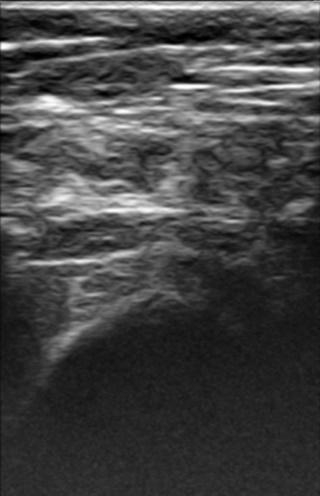
#> input picture images/3DUS_L_probe1_conf1_ds1.dcm_p107.jpg, 320 x 496 px, found by its file name; its folder holds only this picture in this run
$ python image_cropper.py
#> lines starting #> are read from the running program, lines starting #| are printed output that depends on the picture
from PIL import Image
import os.path, sys

path = "..\\..\\Data\\Images\\"
save_path = "..\\..\\Data\\Images_set_resized\\"
dirs = os.listdir(path)
DIM = 256
def crop():
    for item in dirs:
        f, e = os.path.splitext(item)
        if e == '.jpg':
            fullpath = os.path.join(path,item)         #corrected
            if os.path.isfile(fullpath):
                im = Image.open(fullpath)
#> im is the input picture: PIL image 320x496 RGB; min 0, max 255, mean 67.6
                f, e = os.path.splitext(fullpath)
                imCrop = im.crop((96, 0, 416, 496)) #corrected
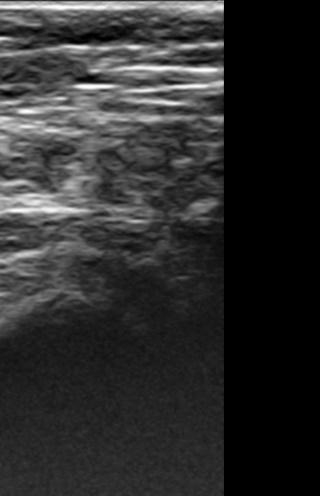
#> imCrop: PIL image 320x496 RGB; min 0, max 255, mean 45.9
                imCrop = imCrop.resize((DIM, DIM))
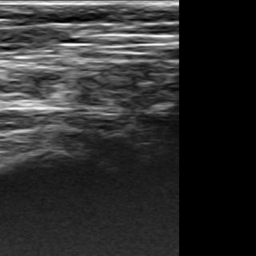
#> imCrop: PIL image 256x256 RGB; min 0, max 255, mean 45.9
                imCrop.save(save_path + item, "JPEG", quality=100)
        if e == '.png':
            fullpath = os.path.join(path,item)         #corrected
            if os.path.isfile(fullpath):
                print(item)
                im = Image.open(fullpath)
                f, e = os.path.splitext(fullpath)
                imCrop = im.crop((96, 0, 418, 500)) #corrected
                imCrop = imCrop.resize((DIM, DIM))
                imCrop.save(save_path + item, "PNG", quality=100)

crop()

$ run again, on images/3DUS_L_probe1_conf1_ds1.dcm_p140.jpg
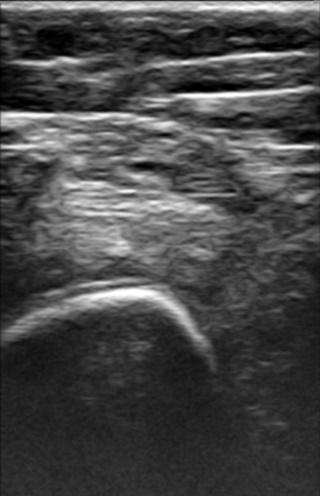
#> input picture images/3DUS_L_probe1_conf1_ds1.dcm_p140.jpg, 320 x 496 px, found by its file name
#> in crop, im is the input picture: PIL image 320x496 RGB; min 0, max 255, mean 72
#> in crop, `imCrop = im.crop((96, 0, 416, 496))`:
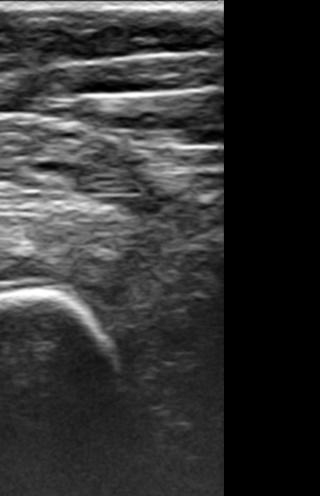
#> imCrop: PIL image 320x496 RGB; min 0, max 255, mean 51.6
#> in crop, `imCrop = imCrop.resize((DIM, DIM))`:
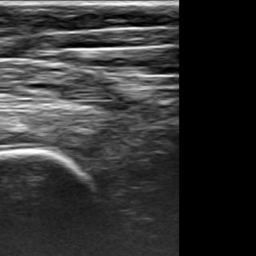
#> imCrop: PIL image 256x256 RGB; min 0, max 255, mean 51.6

$ run again, on images/3DUS_L_probe1_conf1_ds1.dcm_p151.jpg
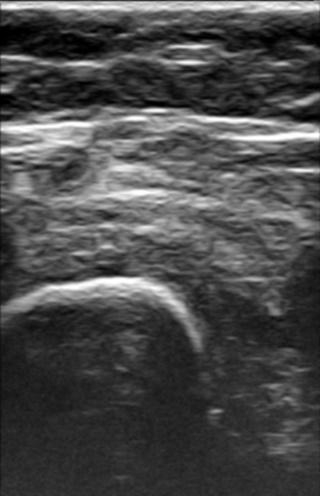
#> input picture images/3DUS_L_probe1_conf1_ds1.dcm_p151.jpg, 320 x 496 px, found by its file name
#> in crop, im is the input picture: PIL image 320x496 RGB; min 0, max 255, mean 75
#> in crop, `imCrop = im.crop((96, 0, 416, 496))`:
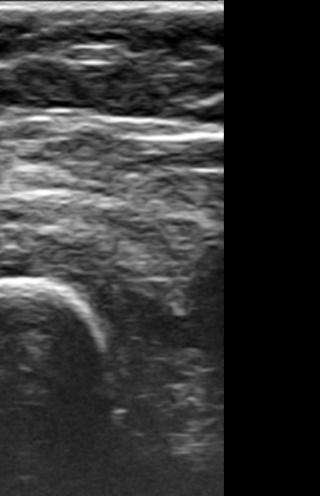
#> imCrop: PIL image 320x496 RGB; min 0, max 255, mean 53.6
#> in crop, `imCrop = imCrop.resize((DIM, DIM))`:
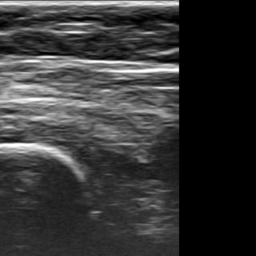
#> imCrop: PIL image 256x256 RGB; min 0, max 255, mean 53.6
